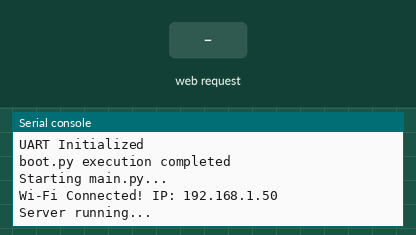
This program was run on a simulated ESP8266 board running MicroPython. On the bench: the last lines printed to the serial console. Inputs (shaded band) come from the test bench. WiFi joins after 1.5 s.

Above: at 3.2 s.
3.3 s: HTTP request GET /on/1 received
At 4.2 s:
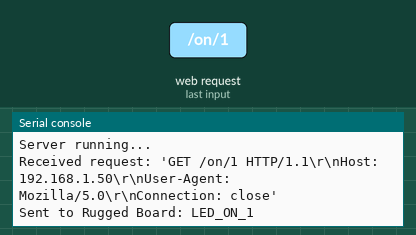
4.8 s: HTTP request GET /off/1 received
At 5.3 s:
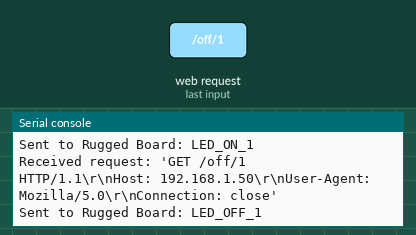
6.3 s: HTTP request GET /on/blinky received
At 7.5 s:
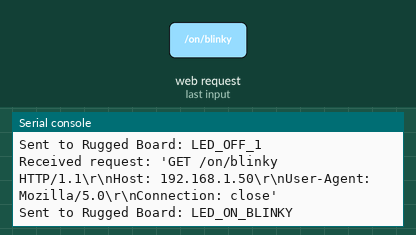
7.8 s: HTTP request GET / received
At 8.8 s:
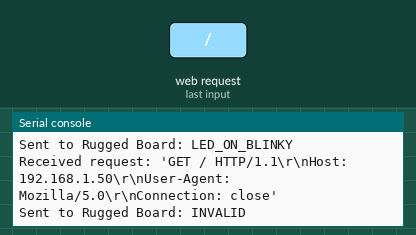

The program:

main.py
```python
import network
import socket
import machine

# Wi-Fi Configuration
SSID = "abi"
PASSWORD = "12345678"

# Connect to Wi-Fi
wlan = network.WLAN(network.STA_IF)
wlan.active(True)
wlan.connect(SSID, PASSWORD)

while not wlan.isconnected():
    pass

print("Wi-Fi Connected! IP:", wlan.ifconfig()[0])

# Initialize UART for Rugged Board Communication
uart = machine.UART(0, baudrate=115200)

# Create a Web Server
server = socket.socket(socket.AF_INET, socket.SOCK_STREAM)
server.bind(('', 80))  # Listen on port 80
server.listen(5)

print("Server running...")

while True:
    conn, addr = server.accept()
    request = conn.recv(1024).decode().strip()  # Read request

    print("Received request:", repr(request))  # Debugging

    # Extract only the request path (e.g., "/on/1")
    request_line = request.split("\n")[0]
    path = request_line.split(" ")[1]  # Get the URL path

    # Determine the command to send to Rugged Board
    if path == "/on/1":
        command = "LED_ON_1\n"
    elif path == "/on/2":
        command = "LED_ON_2\n"
    elif path == "/on/3":
        command = "LED_ON_3\n"
    elif path == "/off/1":
        command = "LED_OFF_1\n"
    elif path == "/off/2":
        command = "LED_OFF_2\n"
    elif path == "/off/3":
        command = "LED_OFF_3\n"
    elif path == "/on/blinky":
        command = "LED_ON_BLINKY\n"
    else:
        command = "INVALID\n"

    # Send the command to Rugged Board via UART
    uart.write(command)
    print("Sent to Rugged Board:", command.strip())

    # Send response back to the browser
    html = f"HTTP/1.1 200 OK\nContent-Type: text/html\n\n<h1>{command.strip()}</h1>"
    conn.send(html.encode())
    conn.close()
```

boot.py
```python
import network
import machine
import time
import os

# Wi-Fi Credentials
SSID = "abi"
PASSWORD = "12345678"

# Connect to Wi-Fi
wifi = network.WLAN(network.STA_IF)
wifi.active(True)
wifi.connect(SSID, PASSWORD)

print("Connecting to Wi-Fi...", end=" ")
timeout = 10  # 10-second timeout

while not wifi.isconnected() and timeout > 0:
    print(".", end="")
    time.sleep(1)
    timeout -= 1

if wifi.isconnected():
    print("\nWi-Fi Connected! IP:", wifi.ifconfig()[0])
else:
    print("\nWi-Fi Connection Failed. Check SSID/Password.")

# Initialize UART (for Rugged Board communication)
uart = machine.UART(0, baudrate=115200)  # TX=GPIO1, RX=GPIO3
print("UART Initialized")

print("boot.py execution completed")

# Run main.py
try:
    print("Starting main.py...")
    import main  # This runs main.py automatically
except Exception as e:
    print("Error running main.py:", str(e))
```

Measured:
- after the input at 3.3 s, the serial console: prints a new line at once (image 1)
- after the input at 4.8 s, the serial console: prints a new line at once (image 2)
- after the input at 6.3 s, the serial console: prints a new line at once (image 3)
- after the input at 7.8 s, the serial console: prints a new line at once (image 4)
